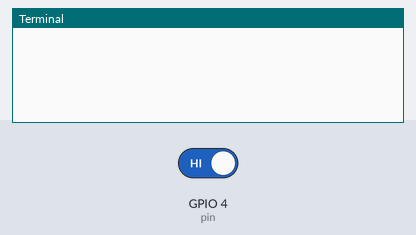
The program below on a simulated Raspberry Pi (BCM pin numbers). On the bench: the last lines printed to the terminal. Inputs (shaded band) come from the test bench; at power-on: GPIO 4 (pin) HIGH. Web requests get an empty 200 reply after 0.4 s.

Above: at 1.2 s.
1.3 s: GPIO 4 (pin) driven LOW
At 1.56 s:
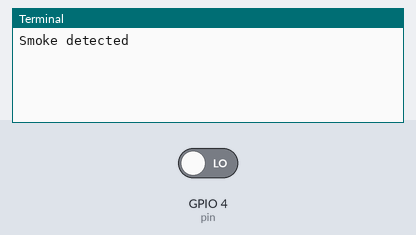
At 2.5 s:
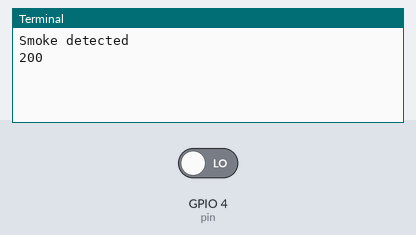

Measured:
- after the input at 1.3 s, the terminal: prints a new line at once (image 1)

The program:

mq.py
```python
import RPi.GPIO as GPIO
import time
import requests
import request

pin = 4
GPIO.setmode(GPIO.BCM)
GPIO.setup(pin, GPIO.IN)
alert = 0

try:
    while True:
        if GPIO.input(pin) == 0:
            print("Smoke detected")
            alert = 1

            headers = {
            "Content-Type": "application/json"
            }

            URL = request.url + "smoke"
            data = {"alert":1}
            try:
                r = requests.post(url = URL, headers=headers, json = data, cookies=request.cookie, verify = False)
            except Exception as e:
                print(e)
            response = r.status_code
            print(response)
            time.sleep(1)
        elif alert == 1:
            alert = 0
            URL = request.url + "smoke"
            data = {"alert":0}
            try:
                r = requests.post(url = URL, headers=headers, json = data, cookies=request.cookie, verify = False)
            except Exception as e:
                print(e)
            response = r.status_code
            print(response)
except:
    GPIO.cleanup()
finally:
    GPIO.cleanup()
```

request.py
```python
url = "http://192.168.92.24:8080/Server_war/api/RPI/"
cookie = {"rpi_id" : "101", "password" : "password"}
```
